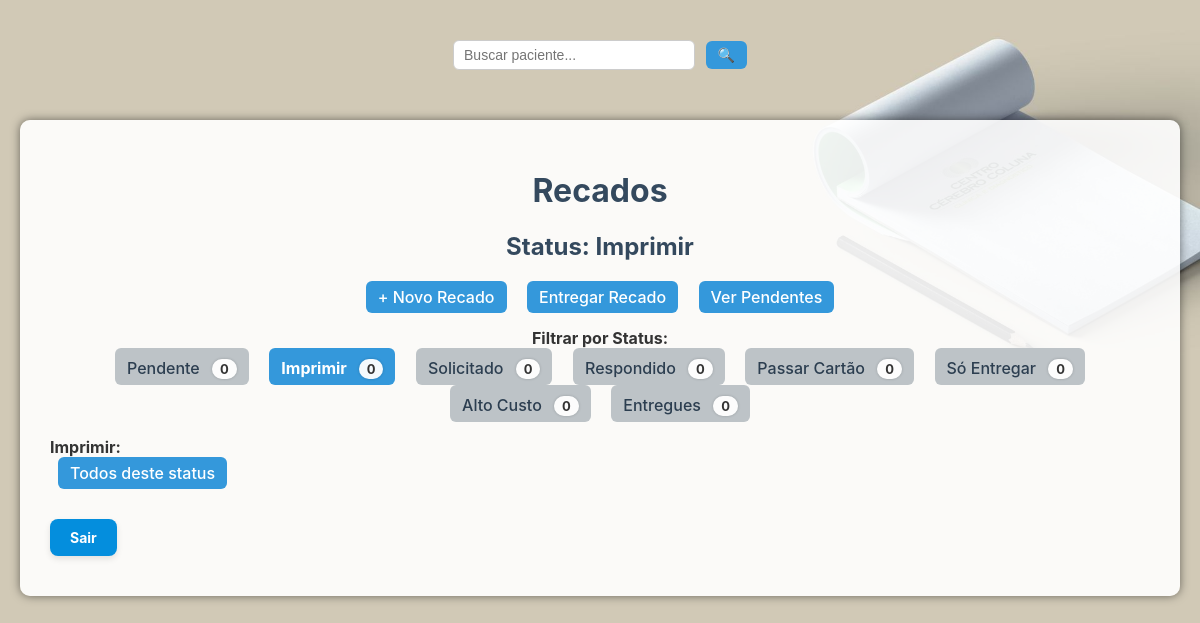
The page /listar?status=imprimir (signed in) on the database as committed earlier.
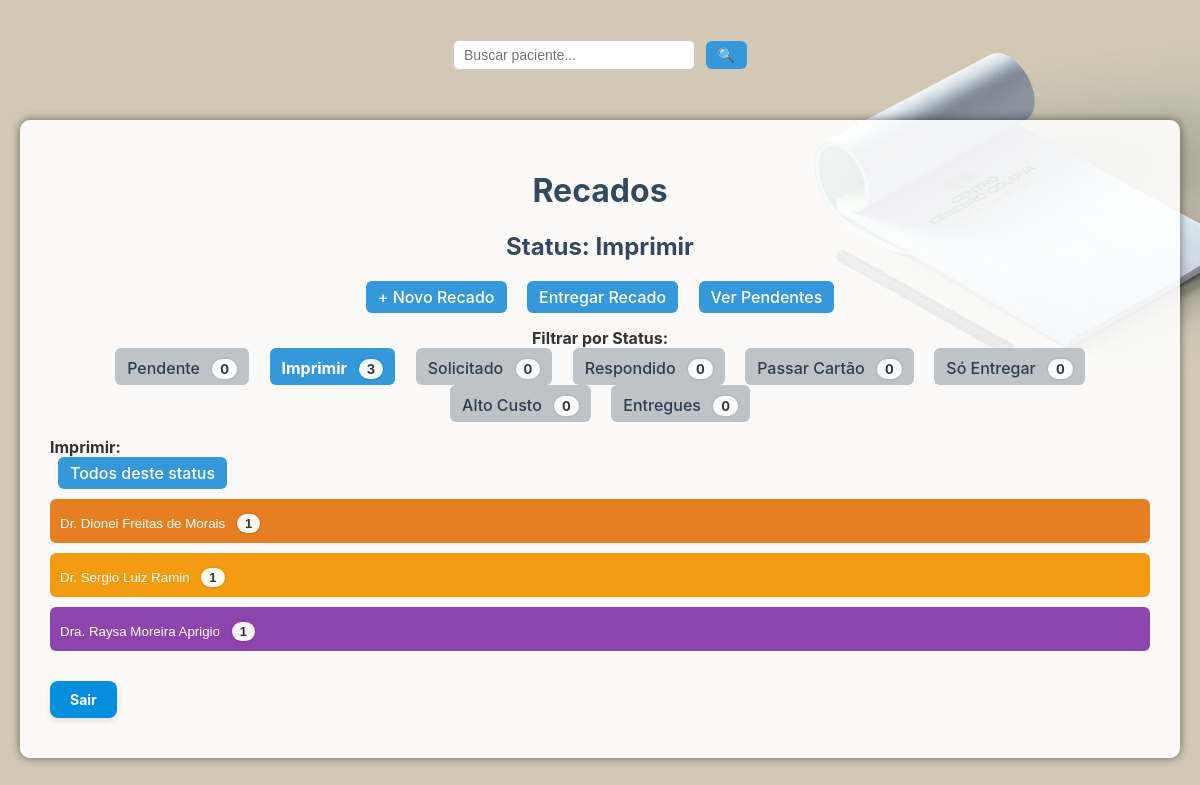
The same page on the database as committed later.
### tables this page shows
CREATE TABLE recados (
            id INTEGER PRIMARY KEY AUTOINCREMENT,
            medico TEXT NOT NULL,
            prioridade TEXT NOT NULL,
            nome_paciente TEXT NOT NULL,
            data_nascimento TEXT NOT NULL,
            telefone TEXT NOT NULL,
            convenio TEXT,
            descricao TEXT,
            status TEXT DEFAULT 'pendente',
            usuario TEXT NOT NULL,
            data_cadastro TEXT NOT NULL
        , finalizado_por TEXT);

### rotas/responsavel.py (the view)
    @responsavel_bp.route('/listar', endpoint='listar')
    @login_requerido(['responsavel'])
    def listar():
        status = request.args.get('status', 'pendente')
        busca = request.args.get('busca', '').strip()
        conexao = conectar_banco()
        cursor = conexao.cursor()
        if busca:
            cursor.execute('SELECT * FROM recados WHERE status = ? AND nome_paciente LIKE ? ORDER BY medico, prioridade', (status, f'%{busca}%'))
        else:
            cursor.execute('SELECT * FROM recados WHERE status = ? ORDER BY medico, data_cadastro', (status,))
        recados = cursor.fetchall()
        cursor.execute('SELECT status, COUNT(*) as total FROM recados GROUP BY status')
        contagem_por_status = {row['status']: row['total'] for row in cursor.fetchall()}
        recados_por_medico = {}
        for recado in recados:
            medico = recado['medico']
            recados_por_medico.setdefault(medico, []).append(recado)
        quantidades_por_medico = {
            medico: len(lista) for medico, lista in recados_por_medico.items()
        }
        cores_por_medico = {
            "Dr. Andre Salotto Rocha": "#3498db",
            "Dr. Fabiano Morais Nogueira": "#1abc9c",
            "Dr. Mario Jose Goes": "#3fdf0e",
            "Dr. Dionei Freitas de Morais": "#e67e22",
            "Dr. Felipe Oliveira Rodrigues": "#f546dd",
            "Dra. Raysa Moreira Aprigio": "#8e44ad",
            "Dr. Eduardo Carlos da Silva": "#e74c3c",
            "Dr. Lucas Crociati Meguins": "#16a085",
            "Dr. Sergio Luiz Ramin": "#f39c12",
            "Dr. Carlos Rocha": "#2c3e50",
            "Dr. Luis Fernando": "#141414",
            "Dr. Linoel Curado Valsechi": "#c0392b",
            "Dr. Ricardo Lourenço Caramanti": "#2980b9",
            "Dr. Alexandre Laranjeira Junior": "#27ae60",
            "Dr. Caique Alberto Dosualdo": "#d35400",
            "Dr. Demosthenes Santana": "#34495e",
            "Dr. Matheus Laurenti": "#0ef8c9"
        }
        conexao.close()
        return render_template('listar.html',
                               recados_por_medico=recados_por_medico,
                               status=status,
                               cores=cores_por_medico,
                               quantidades_por_medico=quantidades_por_medico,
                               contagem_por_status=contagem_por_status)

### app.py (called while the page is built)
def conectar_banco():
    conexao = sqlite3.connect('recados.db')
    conexao.row_factory = sqlite3.Row
    return conexao

def login_requerido(perfis_permitidos):
    from functools import wraps
    from flask import redirect, url_for, flash
    def decorador(func):
        @wraps(func)
        def wrapper(*args, **kwargs):
            if 'usuario' not in session or session.get('perfil') not in perfis_permitidos:
                flash("Faça login para acessar essa página.", "warning")
                return redirect(url_for('comuns.login'))
            return func(*args, **kwargs)
        return wrapper
    return decorador

@app.template_filter('format_data')
def formatar_data_br(data_str):
    try:
        data_obj = datetime.strptime(data_str, '%Y-%m-%d %H:%M:%S')
        return data_obj.strftime('%d/%m/%Y')
    except:
        return data_str

### templates/listar.html (shortened to what the changed rows need)
<!DOCTYPE html>
<html lang="pt-br">
  <head>
    <link
      rel="stylesheet"
      href="{{ url_for('static', filename='css/listar.css') }}"
    />
  </head>
  <body class="fundo">
    <div class="container">
      <h1>Recados</h1>
      <h2>
        Status: {% if status == 'entregue' %}Entregue {% else %}{{
        status.replace('_', ' ')|capitalize }} {% endif %}
      </h2>
      <div class="menu">
        <a href="{{ url_for('comuns.cadastro_recado') }}">+ Novo Recado</a>
        <a href="{{ url_for('comuns.entregar_recado') }}">Entregar Recado</a>
        <a href="{{ url_for('responsavel.listar', status='pendente') }}">Ver Pendentes</a>
      </div>
      <div class="status-filtro">
        <strong>Filtrar por Status:</strong><br />
        <a
          href="{{ url_for('responsavel.listar', status='pendente') }}"
          class="{% if status == 'pendente' %}ativo pendente{% endif %}"
        >
        </a>
        <a
          href="{{ url_for('responsavel.listar', status='imprimir') }}"
          class="{% if status == 'imprimir' %}ativo imprimir{% endif %}"
        >
          Imprimir
          <div class="badge-contador">
            {{ contagem_por_status.get('imprimir', 0) }}
          </div>
        </a>
        <a
          href="{{ url_for('responsavel.listar', status='solicitado_ao_medico') }}"
          class="{% if status == 'solicitado_ao_medico' %}ativo solicitado_ao_medico{% endif %}"
        >
        </a>
        <a
          href="{{ url_for('responsavel.listar', status='respondido') }}"
          class="{% if status == 'respondido' %}ativo respondido{% endif %}"
        >
        </a>
        <a
          href="{{ url_for('responsavel.listar', status='passar_cartao') }}"
          class="{% if status == 'passar_cartao' %}ativo passar_cartao{% endif %}"
        >
        </a>
        <a
          href="{{ url_for('responsavel.listar', status='so_entregar') }}"
          class="{% if status == 'so_entregar' %}ativo so_entregar{% endif %}"
        >
        </a>
        <a
          href="{{ url_for('responsavel.listar', status='alto_custo') }}"
          class="{% if status == 'alto_custo' %}ativo alto_custo{% endif %}"
        >
        </a>
        <a
          href="{{ url_for('responsavel.listar', status='entregue') }}"
          class="{% if status == 'entregue' %}ativo finalizado{% endif %}"
        >
        </a>
      </div>
      <div class="imprimir-bloco">
        <strong>Imprimir:</strong><br />
        <a
          href="{{ url_for('responsavel.imprimir', status=status) }}"
          target="_blank"
          class="btn-imprimir-status {{ status }}"
          >Todos deste status</a
        >
      </div>
      {% for medico, recados_medico in recados_por_medico.items() %}
      <button
        class="accordion"
        style="background-color: {{ cores.get(medico, '#3498db') }}"
      >
        {{ medico }}
        <span class="badge-contador">{{ quantidades_por_medico[medico] }}</span>
      </button>
      {% endfor %}
      <div class="footer-links">
        <a href="{{ url_for('comuns.logout') }}" class="btn-sair">Sair</a>
      </div>
    </div>
  </body>
</html>

Rows that differ between the two databases and show on the page:
added recados: medico "Dr. Dionei Freitas de Morais", medico "1"
added recados: medico "Dr. Sergio Luiz Ramin", medico "1"
added recados: medico "Dra. Raysa Moreira Aprigio", medico "1"
Other text that changed with them:
{{ contagem_por_status.get('imprimir', 0) }}: "0" → "3"
